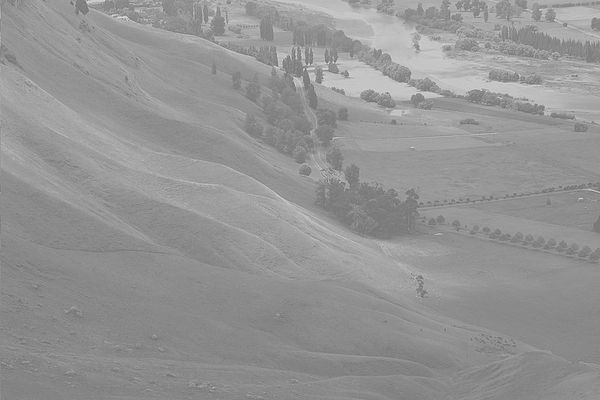
#> input picture img/1.jpg, 600 x 400 px
$ python histogram-equalization.py
#> lines starting #> are read from the running program, lines starting #| are printed output that depends on the picture
import cv2 as cv
from matplotlib import pyplot as plt

imgPath = 'img/1.jpg'

# read image and convert it to gray scal image
src = cv.imread(imgPath)
#> src is the input picture: shape (400, 600, 3); min 105, max 228, mean 148
src = cv.cvtColor(src, cv.COLOR_BGR2GRAY)
#> src: shape (400, 600)
# store the output of the equalized image
dst = cv.equalizeHist(src)
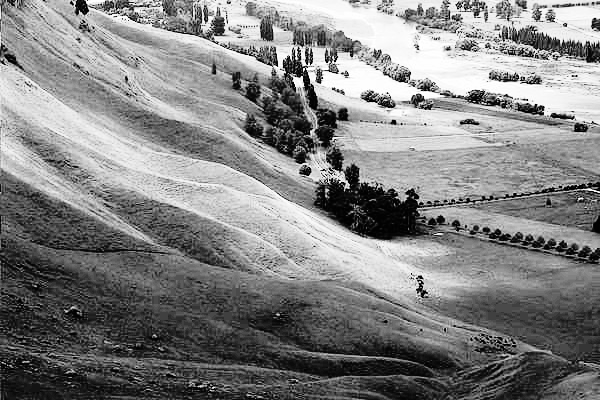
#> dst: shape (400, 600); min 0, max 255, mean 130.4
cv.imwrite('output-imgs/equalized-img.png', dst)

# show the source and the equalized images
cv.imshow('Source image', src)
cv.imshow('Equalized Image', dst)

# show the histogram of the source image
srcHistogram = cv.calcHist([src],[0],None,[256],[0,256])
#> srcHistogram = 256 values, max 9682 at index 137, min 0 at index 0, mean 937.5
plt.plot(srcHistogram)
plt.show()
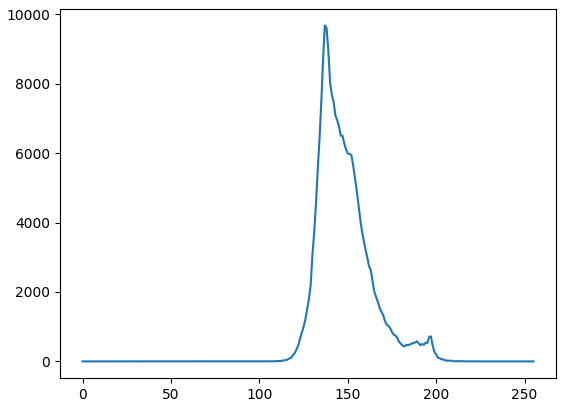
#> figure drawn by matplotlib, 1 panel; curve peaks at x = 137, y = 9682

# show the histogram of the equalized image
dstHistogram = cv.calcHist([dst],[0],None,[256],[0,256])
#> dstHistogram = 256 values, max 9682 at index 64, min 0 at index 5, mean 937.5
plt.plot(dstHistogram)
plt.show()
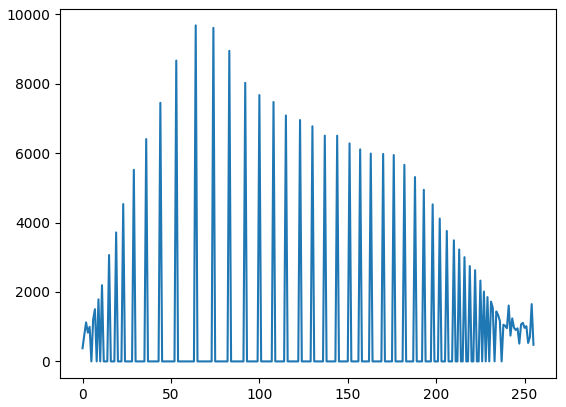
#> figure drawn by matplotlib, 1 panel; curve peaks at x = 64, y = 9682

cv.waitKey()

$ run again, with img/before_contrast_stretching.png saved as img/1.jpg
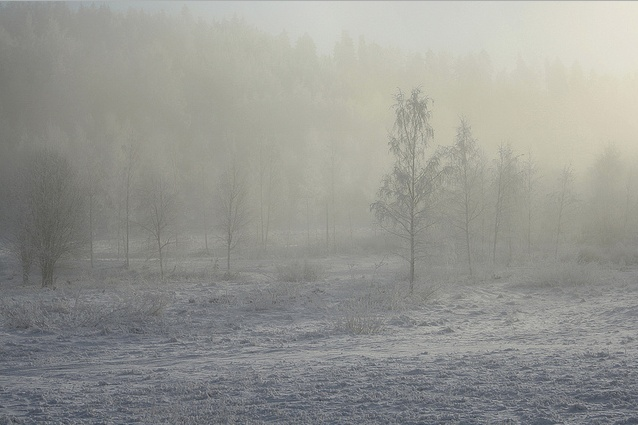
#> input picture img/before_contrast_stretching.png, 638 x 425 px
#> src is the input picture: shape (425, 638, 3); mean B, G, R 145.7, 150.6, 149.9
#> src: shape (425, 638)
#> `dst = cv.equalizeHist(src)`:
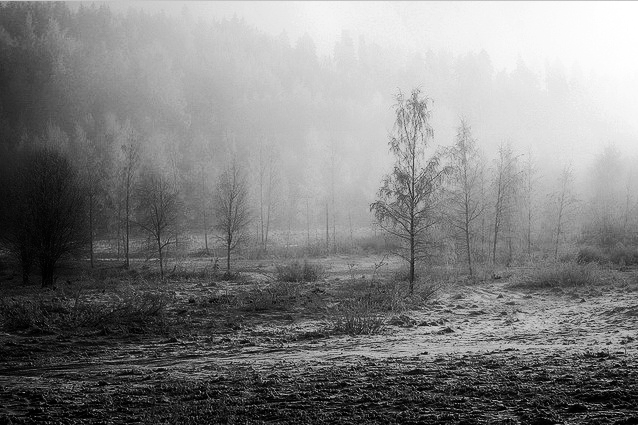
#> dst: shape (425, 638); min 0, max 255, mean 128.6
#> srcHistogram = 256 values, max 4040 at index 141, min 0 at index 0, mean 1059.2
#> dstHistogram = 256 values, max 4040 at index 111, min 0 at index 13, mean 1059.2
#> `plt.show()`:
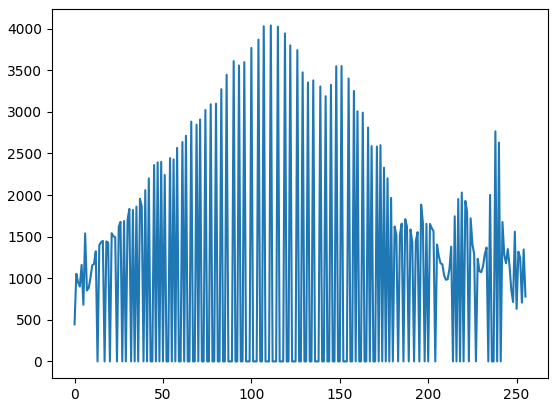
#> figure drawn by matplotlib, 1 panel; curve peaks at x = 111, y = 4040
